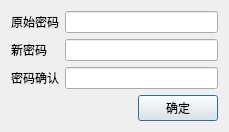
<?xml version="1.0" encoding="UTF-8"?>
<ui version="4.0">
 <class>ChangePassword</class>
 <widget class="QDialog" name="ChangePassword">
  <property name="geometry">
   <rect>
    <x>0</x>
    <y>0</y>
    <width>229</width>
    <height>125</height>
   </rect>
  </property>
  <property name="windowTitle">
   <string>修改密码</string>
  </property>
  <layout class="QGridLayout" name="gridLayout">
   <item row="0" column="0" colspan="2">
    <layout class="QHBoxLayout" name="horizontalLayout">
     <item>
      <widget class="QLabel" name="label">
       <property name="text">
        <string>原始密码</string>
       </property>
      </widget>
     </item>
     <item>
      <widget class="QLineEdit" name="lineEdit_originalPassword">
       <property name="minimumSize">
        <size>
         <width>113</width>
         <height>0</height>
        </size>
       </property>
       <property name="echoMode">
        <enum>QLineEdit::Password</enum>
       </property>
      </widget>
     </item>
    </layout>
   </item>
   <item row="1" column="0" colspan="2">
    <layout class="QHBoxLayout" name="horizontalLayout_2">
     <item>
      <widget class="QLabel" name="label_2">
       <property name="minimumSize">
        <size>
         <width>48</width>
         <height>0</height>
        </size>
       </property>
       <property name="text">
        <string>新密码</string>
       </property>
      </widget>
     </item>
     <item>
      <widget class="QLineEdit" name="lineEdit_newPassword">
       <property name="minimumSize">
        <size>
         <width>113</width>
         <height>0</height>
        </size>
       </property>
       <property name="echoMode">
        <enum>QLineEdit::Password</enum>
       </property>
      </widget>
     </item>
    </layout>
   </item>
   <item row="2" column="0" colspan="2">
    <layout class="QHBoxLayout" name="horizontalLayout_3">
     <item>
      <widget class="QLabel" name="label_3">
       <property name="text">
        <string>密码确认</string>
       </property>
      </widget>
     </item>
     <item>
      <widget class="QLineEdit" name="lineEdit_repeatPassword">
       <property name="minimumSize">
        <size>
         <width>113</width>
         <height>0</height>
        </size>
       </property>
       <property name="echoMode">
        <enum>QLineEdit::Password</enum>
       </property>
      </widget>
     </item>
    </layout>
   </item>
   <item row="3" column="0">
    <spacer name="horizontalSpacer">
     <property name="orientation">
      <enum>Qt::Horizontal</enum>
     </property>
     <property name="sizeHint" stdset="0">
      <size>
       <width>46</width>
       <height>20</height>
      </size>
     </property>
    </spacer>
   </item>
   <item row="3" column="1">
    <widget class="QPushButton" name="pushButton">
     <property name="text">
      <string>确定</string>
     </property>
    </widget>
   </item>
  </layout>
 </widget>
 <resources/>
 <connections/>
</ui>
